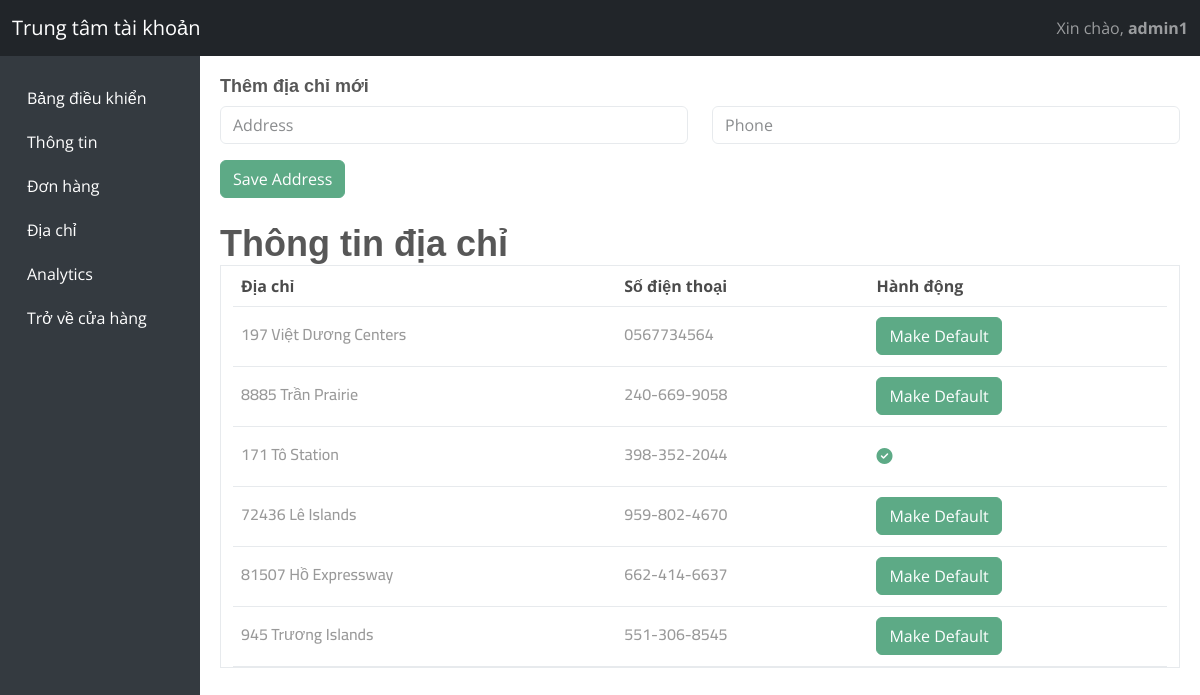
Before: /dashboard/address/ (signed in) with the older database file.
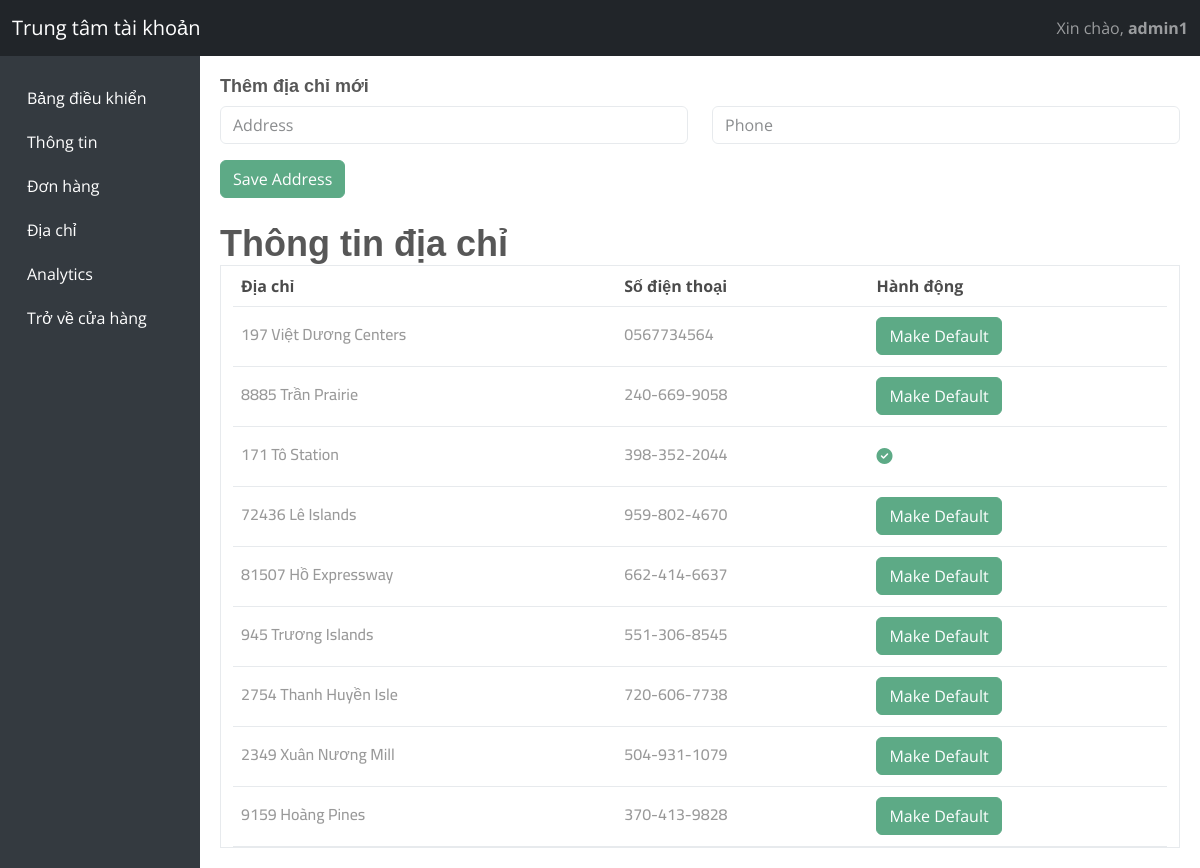
After: the same page with the newer database file.
### core/models.py (models this page shows)
class Address(models.Model):
    user = models.ForeignKey(User, on_delete=models.SET_NULL, null=True)
    mobile = models.CharField(max_length=300, null=True)
    address = models.CharField(max_length=100, null=True)
    status = models.BooleanField(default=False)
    class Meta:
        verbose_name_plural = "Address"

### dashboard/views.py (the view)
# urls.py: path("address/", address_view, name="address"),
def address_view(request):
  address = Address.objects.filter(user=request.user)
  if request.method == "POST":
      address = request.POST.get("address")
      mobile = request.POST.get("mobile")
      new_address = Address.objects.create(
          user=request.user,
          address=address,
          mobile=mobile,
      )
      messages.success(request, "Thêm địa chỉ mới thành công.")
      return redirect("dashboard:address")
  else:
      print("Error")
  context = {
    "address": address,
    'active_section': 'address'
  }
  return render(request,'dashboard/address.html',context)

### core/context_processor.py (called while the page is built)
def default(request):
  categories  = Category.objects.all()
  vendors = Vendor.objects.all()
  username = request.user
  min_max_price = Product.objects.aggregate(Min("price"),Max("price"))
  if request.user.is_authenticated:
    try:
        wishlist = WishList.objects.filter(user=request.user)
    except:
        messages.warning(request, "Bạn cần đăng nhập trước.")
        wishlist = 0
  else:
      wishlist = 0
  return {
    "categories":categories,
    "vendors":vendors,
    'wishlist':wishlist,
    "min_max_price":min_max_price,
    "username":username
  }

### userauths/models.py (called while the page is built)
    def __str__(self):
      return self.username

### templates/dashboard/address.html (shortened to what this page needs)
{% extends 'partials/user.html' %}
{% load static %}
{% block address %}
  <div>
    <form class="mb-4" method="POST">
      <div class="card-hdeader mb-2">
        <h5 style="font-weight: 700;">Thêm địa chỉ mới</h5>
      </div>
      <div class="row">
        <div class="form-group col-md-6">
          <input placeholder="Address" required="" class="form-control" name="address" type="text" />
        </div>
        <div class="form-group col-md-6">
          <input placeholder="Phone" required="" class="form-control" name="mobile" />
        </div>
        <div class="col-md-12 mt-3">
          <button type="submit" class="btn btn-success" name="submit" value="Submit">Save Address</button>
        </div>
      </div>
    </form>
  </div>
  <h2 class="fw-semibold">Thông tin địa chỉ</h2>
  <div class="container border">
    <table class="table align-middle mb-0 bg-white">
      <thead class="bg-light">
        <tr>
          <th>Địa chỉ</th>
          <th>Số điện thoại</th>
          <th>Hành động</th>
        </tr>
      </thead>
      <tbody>
        {% for a in address %}
          <tr>
            <td style="height: 60px;">
              <div class="d-flex align-items-center">
                <p class="fw-medium mb-1">{{ a.address }}</p>
              </div>
            </td>
            <td>
              <div class="d-flex align-items-center">
                <p class="fw-medium mb-1">{{ a.mobile }}</p>
              </div>
            </td>
            <td class="">
              {% if a.status %}
                <i data-address-id="{{ a.id }}" class="fa fa-check-circle text-success check{{ a.id }} check"></i>
              {% else %}
                <button data-address-id="{{ a.id }}" class="btn btn-success make-default-address button{{ a.id }} action_btn">Make Default</button>
              {% endif %}
            </td>
          </tr>
        {% endfor %}
      </tbody>
    </table>
  </div>
{% endblock %}

Changed rows visible on the page:
added Address: address "2754 Thanh Huyền Isle", mobile "720-606-7738"
added Address: address "2349 Xuân Nương Mill", mobile "504-931-1079"
added Address: address "9159 Hoàng Pines", mobile "370-413-9828"
